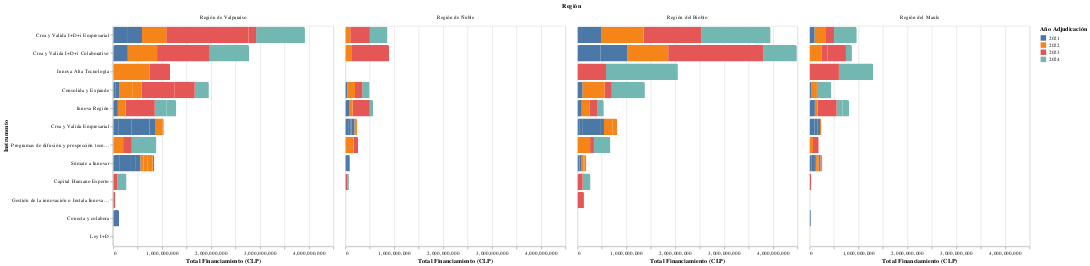

Notebook code cell kept with this figure:
### Code cell
import pandas as pd
import altair as alt

# 1) Leer el CSV asumiendo tabulaciones como separador
df = pd.read_csv('../run/corfo_bb.csv', sep='\t')

# 2) Limpiar y convertir la columna de financiamiento a entero
df['Financiamiento Innova'] = (
    df['Financiamiento Innova']
    .astype(str)
    .str.replace('[\$\.\,]', '', regex=True)  # elimina $ y separadores de miles
    .fillna('0')
    .astype(int)
)

# 3) Configurar Altair para conjuntos grandes
alt.data_transformers.disable_max_rows()

# 4) Crear gráfico de barras: suma de financiamiento por instrumento
chart = (
    alt.Chart(df)
    .mark_bar(cornerRadiusTopLeft=3, cornerRadiusTopRight=3)
    .encode(
        y=alt.X('Instrumento Homologado:N', sort='-x', title='Instrumento'),
        x=alt.Y('sum(Financiamiento Innova):Q', title='Total Financiamiento (CLP)'),
        color='Año Adjudicación:N',
        tooltip=[
            alt.Tooltip('Instrumento:N', title='Instrumento'),
            alt.Tooltip('sum(Financiamiento Innova):Q', title='Financiamiento')
        ]
    )
    .properties(width=400, height=400)
).facet('Región')

chart.show()

### Figure 1 — Vega-Lite specification as saved in the notebook (floating-point values rounded to 4 significant figures; data arrays with more than 128 entries replaced by an {"elided": "..."} marker saying what was removed)
{"config": {"view": {"continuousWidth": 300, "continuousHeight": 300}}, "data": {"name": "data-0d8fd56177fa0ec60b46b926c764037c"}, "facet": {"field": "Región", "type": "nominal"}, "spec": {"mark": {"type": "bar", "cornerRadiusTopLeft": 3, "cornerRadiusTopRight": 3}, "encoding": {"color": {"field": "Año Adjudicación", "type": "nominal"}, "tooltip": [{"field": "Instrumento", "title": "Instrumento", "type": "nominal"}, {"aggregate": "sum", "field": "Financiamiento Innova", "title": "Financiamiento", "type": "quantitative"}], "x": {"aggregate": "sum", "field": "Financiamiento Innova", "title": "Total Financiamiento (CLP)", "type": "quantitative"}, "y": {"field": "Instrumento Homologado", "sort": "-x", "title": "Instrumento", "type": "nominal"}}, "height": 400, "width": 400}, "$schema": "https://vega.github.io/schema/vega-lite/v5.20.1.json", "datasets": {"data-0d8fd56177fa0ec60b46b926c764037c": {"elided": "612 records"}}}
